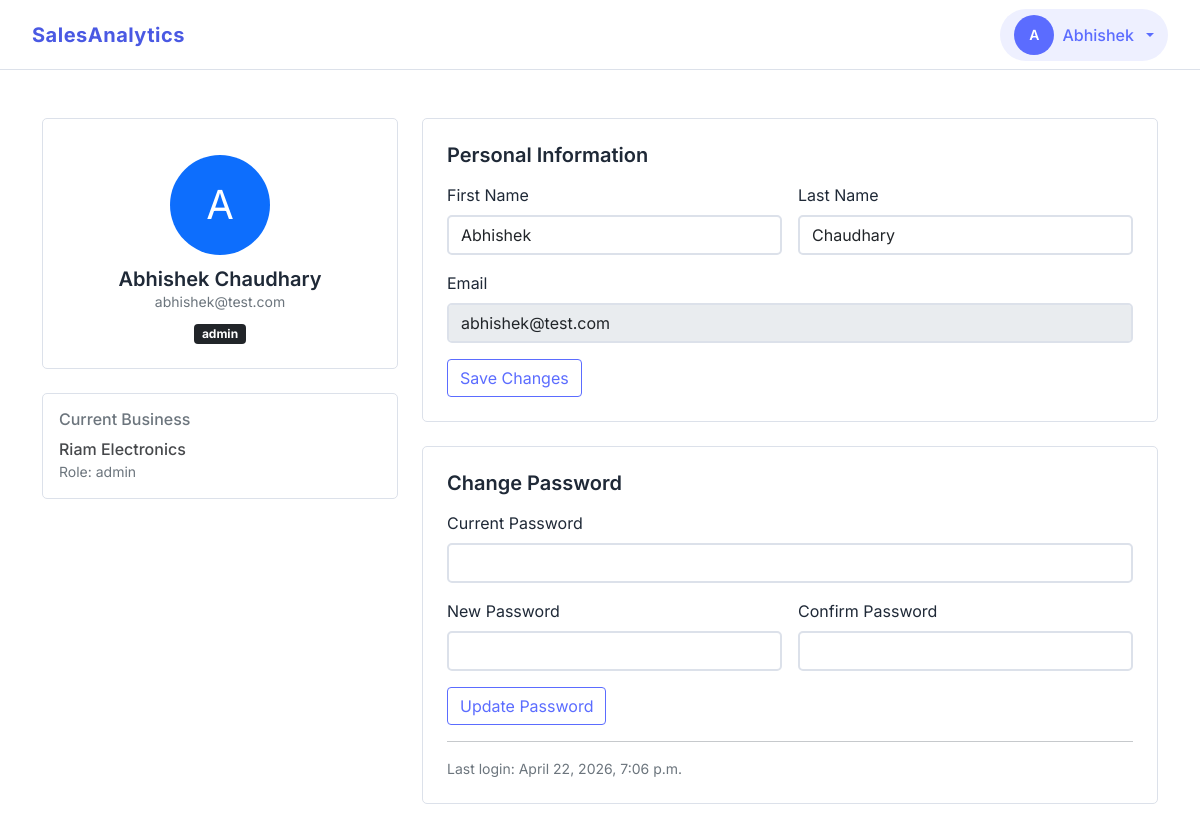
Screenshot of /accounts/profile (signed in) with the database file from the repository.
### accounts/models.py (models this page shows, shortened)
class User(AbstractUser):
    username = None # Remove username
    first_name = models.CharField(max_length=150)
    email = models.EmailField(unique=True)
    created_at = models.DateTimeField(auto_now_add=True)
    updated_at = models.DateTimeField(auto_now=True)
    USERNAME_FIELD = 'email'
    REQUIRED_FIELDS = []
    objects = UserManager() # Attach Manager

### business/models.py (models this page shows, shortened)
class Membership(models.Model):
    class UserRoleChoices(models.TextChoices):
        ADMIN = 'admin', 'Admin'
        STAFF = 'staff', 'Staff'
    user = models.ForeignKey('accounts.User', on_delete=models.CASCADE, related_name='memberships')
    business = models.ForeignKey(Business, on_delete=models.CASCADE)
    role = models.CharField(max_length=10, choices=UserRoleChoices.choices)
    is_active =  models.BooleanField(default=True)
    joined_at = models.DateTimeField(auto_now_add=True)
    class Meta:
        constraints = [
            models.UniqueConstraint(
                fields=['user', 'business'],
                name='unique_user_business'
            )
        ]
        indexes = [
            models.Index(fields=['user', 'business'])
        ]

class Business(models.Model):
    class BusinessTypeChoices(models.TextChoices):
        RETAIL = 'retail', 'Retail'
        WHOLESALE = 'wholesale', 'Wholesale'
        SERVICE = 'service', 'Service'
        OTHER = 'other', 'Other'
    name = models.CharField(max_length=200)
    business_type = models.CharField(max_length=20, choices=BusinessTypeChoices.choices, blank=True)
    phone = models.CharField(max_length=15, blank=True)
    email = models.EmailField(blank=True)
    address = models.TextField(blank=True)
    created_by = models.ForeignKey('accounts.User', on_delete=models.CASCADE, related_name='businesses')
    is_active = models.BooleanField(default=True)
    created_at = models.DateTimeField(auto_now_add=True)
    updated_at = models.DateTimeField(auto_now=True)

### accounts/views.py (the view, shortened to what this page needs)
# urls.py: path('profile', views.UserProfileView.as_view(), name='profile'),
class UserProfileView(View):
    def get(self, request):
        business_id = request.session.get('business_id')
        memberships = Membership.objects.filter(user=request.user)
        current_business = Business.objects.get(id=business_id)
        context = {
            'memberships': memberships,
            'current_business': current_business
        }
        return render(request, 'accounts/user_profile.html', context)

### core/context_processors.py (called while the page is built)
def user_role(request):
    if request.user.is_authenticated:
        business_id = request.session.get('business_id')
        if business_id:
            membership = Membership.objects.filter(
                business_id=business_id,
                user=request.user
            ).first()
            if membership:
                return {'user_role': membership.role}
    return {'user_role': None}

### templates/accounts/user_profile.html (shortened to what this page needs)
{% extends "accounts/base.html" %}
{% load static %}
{% block content %}
    <div class="container py-5">
        <div class="row g-4">
            <div class="col-lg-4">
                <div class="card custom-card text-center p-4">
                    <div class="user-img">
                        <div>{{ user.first_name|default:user.email|slice:':1'|upper }}</div>
                    </div>
                    <h5 class="mb-0">
                        {{ user.first_name }} {{ user.last_name }}
                    </h5>
                    <small class="text-muted">{{ user.email }}</small>
                    <div class="mt-2">
                        <span class="badge bg-dark">{{ user_role }}</span>
                    </div>
                </div>
                <div class="card custom-card mt-4 p-3">
                    <h6 class="mb-2 text-muted">Current Business</h6>
                    <div class="text-semibold">{{ current_business.name }}</div>
                    <small class="text-muted">Role: {{ user_role }}</small>
                </div>
            </div>
            <div class="col-lg-8">
                <div class="card custom-card p-4 form-section mb-4">
                    <h5 class="mb-3">Personal Information</h5>
                    <form method="post">
                        <div class="row g-3">
                            <div class="col-md-6">
                                <label class="form-label label-text">First Name</label>
                                <input  type="text" name="first_name" class="form-control"
                                    value="{{ user.first_name }}">
                            </div>
                            <div class="col-md-6">
                                <label class="form-label label-text">Last Name</label>
                                <input type="text" name="last_name" class="form-control"
                                    value="{{ user.last_name }}">
                            </div>
                            <div class="col-md-12">
                                <label class="form-label label-text">Email</label>
                                <input name="email" type="email" class="form-control"
                                    value="{{ user.email }}" disabled>
                            </div>
                        </div>
                        <button type="submit" name="update_profile" class="btn btn-secondary mt-3">
                            Save Changes
                        </button>
                    </form>
                </div>
                <div class="card custom-card p-4">
                    <h5 class="mb-3">Change Password</h5>
                    <form method="post">
                        <div class="row g-3">
                            <div class="col-12">
                                <label class="form-label label-text">Current Password</label>
                                <input type="password" name="current_password" class="form-control">
                            </div>
                            <div class="col-md-6">
                                <label class="form-label label-text">New Password</label>
                                <input type="password" name="new_password" class="form-control">
                            </div>
                            <div class="col-md-6">
                                <label class="form-label label-text">Confirm Password</label>
                                <input type="password" name="confirm_password" class="form-control">
                            </div>
                        </div>
                        <button type="submit" name="update_password" class="btn btn-secondary mt-3">
                            Update Password
                        </button>
                    </form>
                    <hr>
                    <small class="text-muted">
                        Last login: {{ user.last_login }}
                    </small>
                </div>
            </div>
        </div>
    </div>
{% endblock %}

### templates/partials/navbar.html (shortened to what this page needs)
<nav class="navbar custom-navbar d-flex justify-content-between align-items-center">
    <div class="d-flex align-items-center gap-4">
        <a class="navbar-brand" href="{% url 'dashboard' %}">SalesAnalytics</a>
    </div>
    <div class="d-flex align-items-center gap-4">
        {% if user.is_authenticated %}
            <div class="dropdown">
                <button class="btn admin-btn dropdown-toggle d-flex align-items-center gap-2"
                        data-bs-toggle="dropdown"
                        aria-expanded="false">
                    <div class="avatar">{{ user.first_name|default:user.email|slice:':1'|upper }}</div>
                    <span>{{ user.first_name }}</span>
                </button>
            </div>
        {% else %}
            <div>
                <a class="btn btn-primary me-2" href="{% url 'signin' %}">Sign In</a>
                <a class="btn btn-outline-primary" href="{% url 'signup' %}">Sign Up</a>
            </div>
        {% endif %}
    </div>
</nav>

### static/css/user_forms.css (style rules this page uses)
.form-control { border-radius: 8px; }
.user-img { width: 100%; display: flex; align-items: center; justify-content: center; padding: 12px 0; }
.user-img div { background-color: #0d6efd; width: 100px; height: 100px; border-radius: 999px; display: flex; align-items: center; justify-content: center; font-size: 40px; color: #fff; }

### static/css/base.css (style rules this page uses)
:root { --clr-primary: #5b6cff; --clr-secondary: #4038c6; --clr-primary-hover: #4a59e3; --clr-primary-medium: #dbdffc; --clr-primary-soft: #eef0ff; --clr-accent: #00c2ff; --primary-gradient: linear-gradient(135deg, var(--clr-secondary), var(--clr-primary)); --secondary-gradient: linear-gradient(130deg, var(--clr-primary-hover), var(--clr-primary)); --clr-bg-main: #ffffff; --clr-bg-content: #f4f7ff; --clr-bg-btn-secondary: #eaeaea; --clr-bg-components: #f5f7fa; --clr-text-main: #1f2937; --clr-text-medium: #46484b; --clr-text-muted: #6b7280; --clr-text-placeholder: #c4c7cc; --clr-text-light: #fefefc; --clr-border: #dce1ea; --clr-border-light: #e4e7ec; --shadow-soft: 0 6px 20px rgba(17, 24, 39, 0.04); --radius: 5px; --nav-height: 70px; --space-xs: 8px; --space-sm: 12px; --space-md: 16px; --space-lg: 24px; --space-xl: 32px; }
* { box-sizing: border-box; }
body { margin: 0; padding: 0; font-family: "Inter", sans-serif; color: var(--clr-text-main); background: var(--clr-bg-main); -webkit-font-smoothing: antialiased; }
h1, h2, h3, h4, h5 { font-weight: 600; margin-bottom: 0.5rem; }
.text-muted { color: var(--clr-text-muted); }
.text-semibold { color: var(--clr-text-medium); font-weight: 500; }

### static/css/layout.css (style rules this page uses)
.custom-navbar { height: var(--nav-height); background: var(--clr-bg-main); border-bottom: 1px solid var(--clr-border); padding: 0 32px; }
.navbar-brand { font-weight: 700; color: var(--clr-primary); letter-spacing: 0.5px; transition: color 0.5s ease; }
.navbar-brand { color: var(--clr-primary-hover); }
.admin-btn { background: var(--clr-primary-soft); border: none; border-radius: 30px; padding: 6px 14px; font-weight: 500; color: var(--clr-primary); }
.avatar { width: 32px; height: 32px; background: var(--clr-primary); color: #ffffff; font-size: 14px; font-weight: 600; display: flex; align-items: center; justify-content: center; border-radius: 50%; }

### static/css/components.css (style rules this page uses)
.custom-card { background: #ffffff; border-radius: var(--radius); border: 1px solid var(--clr-border); }
.form-control, .form-select { border-radius: var(--radius); border: 2px solid var(--clr-border); }
.btn-secondary { background: none !important; border-color: var(--clr-primary) !important; color: var(--clr-primary) !important; }
.avatar { width: 40px; height: 40px; border-radius: 50%; object-fit: cover; }

### rows the page displays
User: first_name "A", first_name "Abhishek", last_name "Chaudhary", email "abhishek@test.com", last_login "April 22, 2026, 7:06 p.m."
Membership: role "admin"
Business: name "Riam Electronics"
